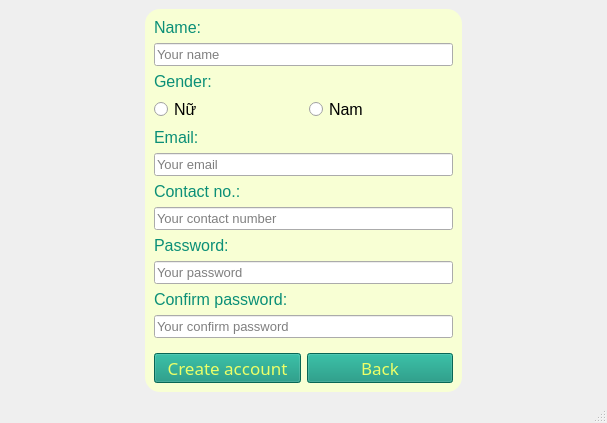
<?xml version="1.0" encoding="UTF-8"?>
<ui version="4.0">
 <class>MainWindow</class>
 <widget class="QMainWindow" name="MainWindow">
  <property name="geometry">
   <rect>
    <x>0</x>
    <y>0</y>
    <width>607</width>
    <height>411</height>
   </rect>
  </property>
  <property name="windowTitle">
   <string>MainWindow</string>
  </property>
  <property name="styleSheet">
   <string notr="true">#centralwidget{
border-image: url(D:/Nam_1/K25411_KTLT/project/images/signup.png);
}</string>
  </property>
  <widget class="QWidget" name="centralwidget">
   <layout class="QVBoxLayout" name="verticalLayout">
    <item>
     <layout class="QGridLayout" name="gridLayout" rowstretch="2,10,1" columnstretch="3,7,3">
      <item row="1" column="0">
       <spacer name="horizontalSpacer_2">
        <property name="orientation">
         <enum>Qt::Horizontal</enum>
        </property>
        <property name="sizeType">
         <enum>QSizePolicy::Expanding</enum>
        </property>
        <property name="sizeHint" stdset="0">
         <size>
          <width>30</width>
          <height>20</height>
         </size>
        </property>
       </spacer>
      </item>
      <item row="1" column="2">
       <spacer name="horizontalSpacer">
        <property name="orientation">
         <enum>Qt::Horizontal</enum>
        </property>
        <property name="sizeType">
         <enum>QSizePolicy::Expanding</enum>
        </property>
        <property name="sizeHint" stdset="0">
         <size>
          <width>20</width>
          <height>20</height>
         </size>
        </property>
       </spacer>
      </item>
      <item row="0" column="1">
       <spacer name="verticalSpacer_3">
        <property name="orientation">
         <enum>Qt::Vertical</enum>
        </property>
        <property name="sizeType">
         <enum>QSizePolicy::Expanding</enum>
        </property>
        <property name="sizeHint" stdset="0">
         <size>
          <width>20</width>
          <height>40</height>
         </size>
        </property>
       </spacer>
      </item>
      <item row="1" column="1">
       <widget class="QFrame" name="frame">
        <property name="sizePolicy">
         <sizepolicy hsizetype="Expanding" vsizetype="Expanding">
          <horstretch>0</horstretch>
          <verstretch>0</verstretch>
         </sizepolicy>
        </property>
        <property name="styleSheet">
         <string notr="true">QFrame {
	background-color: rgb(248, 255, 212);
    border-radius: 15px;
}</string>
        </property>
        <property name="frameShape">
         <enum>QFrame::StyledPanel</enum>
        </property>
        <property name="frameShadow">
         <enum>QFrame::Raised</enum>
        </property>
        <layout class="QVBoxLayout" name="verticalLayout_2">
         <item>
          <layout class="QVBoxLayout" name="verticalLayout_3">
           <item>
            <widget class="QLabel" name="label_14">
             <property name="font">
              <font>
               <pointsize>12</pointsize>
              </font>
             </property>
             <property name="styleSheet">
              <string notr="true">color: rgb(11, 143, 119);</string>
             </property>
             <property name="text">
              <string>Name:</string>
             </property>
            </widget>
           </item>
           <item>
            <widget class="QLineEdit" name="lineEditName">
             <property name="sizePolicy">
              <sizepolicy hsizetype="Expanding" vsizetype="Expanding">
               <horstretch>0</horstretch>
               <verstretch>0</verstretch>
              </sizepolicy>
             </property>
             <property name="font">
              <font>
               <pointsize>10</pointsize>
              </font>
             </property>
             <property name="styleSheet">
              <string notr="true"/>
             </property>
             <property name="placeholderText">
              <string>Your name</string>
             </property>
            </widget>
           </item>
           <item>
            <widget class="QLabel" name="label_19">
             <property name="font">
              <font>
               <pointsize>12</pointsize>
              </font>
             </property>
             <property name="styleSheet">
              <string notr="true">color: rgb(11, 143, 119);</string>
             </property>
             <property name="text">
              <string>Gender:</string>
             </property>
            </widget>
           </item>
           <item>
            <layout class="QHBoxLayout" name="horizontalLayout" stretch="0,0">
             <property name="spacing">
              <number>20</number>
             </property>
             <property name="topMargin">
              <number>0</number>
             </property>
             <property name="rightMargin">
              <number>9</number>
             </property>
             <item>
              <widget class="QRadioButton" name="radioButtonFemale">
               <property name="font">
                <font>
                 <pointsize>12</pointsize>
                </font>
               </property>
               <property name="text">
                <string>Nữ</string>
               </property>
              </widget>
             </item>
             <item>
              <widget class="QRadioButton" name="radioButtonMale">
               <property name="font">
                <font>
                 <pointsize>12</pointsize>
                </font>
               </property>
               <property name="text">
                <string>Nam</string>
               </property>
              </widget>
             </item>
            </layout>
           </item>
           <item>
            <widget class="QLabel" name="label_15">
             <property name="font">
              <font>
               <pointsize>12</pointsize>
              </font>
             </property>
             <property name="styleSheet">
              <string notr="true">color: rgb(11, 143, 119);</string>
             </property>
             <property name="text">
              <string>Email:</string>
             </property>
            </widget>
           </item>
           <item>
            <widget class="QLineEdit" name="lineEditEmail">
             <property name="sizePolicy">
              <sizepolicy hsizetype="Expanding" vsizetype="Expanding">
               <horstretch>0</horstretch>
               <verstretch>0</verstretch>
              </sizepolicy>
             </property>
             <property name="font">
              <font>
               <pointsize>10</pointsize>
              </font>
             </property>
             <property name="placeholderText">
              <string>Your email</string>
             </property>
            </widget>
           </item>
           <item>
            <widget class="QLabel" name="label_16">
             <property name="font">
              <font>
               <pointsize>12</pointsize>
              </font>
             </property>
             <property name="styleSheet">
              <string notr="true">color: rgb(11, 143, 119);</string>
             </property>
             <property name="text">
              <string>Contact no.:</string>
             </property>
            </widget>
           </item>
           <item>
            <widget class="QLineEdit" name="lineEditContactNo">
             <property name="sizePolicy">
              <sizepolicy hsizetype="Expanding" vsizetype="Expanding">
               <horstretch>0</horstretch>
               <verstretch>0</verstretch>
              </sizepolicy>
             </property>
             <property name="font">
              <font>
               <pointsize>10</pointsize>
              </font>
             </property>
             <property name="placeholderText">
              <string>Your contact number</string>
             </property>
            </widget>
           </item>
           <item>
            <widget class="QLabel" name="label_17">
             <property name="font">
              <font>
               <pointsize>12</pointsize>
              </font>
             </property>
             <property name="styleSheet">
              <string notr="true">color: rgb(11, 143, 119);</string>
             </property>
             <property name="text">
              <string>Password:</string>
             </property>
            </widget>
           </item>
           <item>
            <widget class="QLineEdit" name="lineEditPassword">
             <property name="sizePolicy">
              <sizepolicy hsizetype="Expanding" vsizetype="Expanding">
               <horstretch>0</horstretch>
               <verstretch>0</verstretch>
              </sizepolicy>
             </property>
             <property name="font">
              <font>
               <pointsize>10</pointsize>
              </font>
             </property>
             <property name="placeholderText">
              <string>Your password</string>
             </property>
            </widget>
           </item>
           <item>
            <widget class="QLabel" name="label_18">
             <property name="font">
              <font>
               <pointsize>12</pointsize>
              </font>
             </property>
             <property name="styleSheet">
              <string notr="true">color: rgb(11, 143, 119);</string>
             </property>
             <property name="text">
              <string>Confirm password:</string>
             </property>
            </widget>
           </item>
           <item>
            <widget class="QLineEdit" name="lineEditConfirm">
             <property name="sizePolicy">
              <sizepolicy hsizetype="Expanding" vsizetype="Expanding">
               <horstretch>0</horstretch>
               <verstretch>0</verstretch>
              </sizepolicy>
             </property>
             <property name="font">
              <font>
               <pointsize>10</pointsize>
              </font>
             </property>
             <property name="placeholderText">
              <string>Your confirm password</string>
             </property>
            </widget>
           </item>
           <item>
            <widget class="Line" name="line_14">
             <property name="baseSize">
              <size>
               <width>15</width>
               <height>0</height>
              </size>
             </property>
             <property name="font">
              <font>
               <pointsize>12</pointsize>
              </font>
             </property>
             <property name="styleSheet">
              <string notr="true"/>
             </property>
             <property name="frameShadow">
              <enum>QFrame::Raised</enum>
             </property>
             <property name="lineWidth">
              <number>1</number>
             </property>
             <property name="orientation">
              <enum>Qt::Horizontal</enum>
             </property>
            </widget>
           </item>
           <item>
            <layout class="QHBoxLayout" name="horizontalLayout_2" stretch="0,0">
             <property name="topMargin">
              <number>0</number>
             </property>
             <item>
              <widget class="QPushButton" name="pushButtonCreate">
               <property name="sizePolicy">
                <sizepolicy hsizetype="Minimum" vsizetype="Expanding">
                 <horstretch>0</horstretch>
                 <verstretch>0</verstretch>
                </sizepolicy>
               </property>
               <property name="minimumSize">
                <size>
                 <width>0</width>
                 <height>30</height>
                </size>
               </property>
               <property name="font">
                <font>
                 <family>Rockwell</family>
                 <pointsize>13</pointsize>
                </font>
               </property>
               <property name="styleSheet">
                <string notr="true">background-color: rgb(11, 143, 119);
color: rgb(236, 255, 104)
</string>
               </property>
               <property name="text">
                <string>Create account</string>
               </property>
              </widget>
             </item>
             <item>
              <widget class="QPushButton" name="pushButtonBack">
               <property name="sizePolicy">
                <sizepolicy hsizetype="Minimum" vsizetype="Expanding">
                 <horstretch>0</horstretch>
                 <verstretch>0</verstretch>
                </sizepolicy>
               </property>
               <property name="minimumSize">
                <size>
                 <width>0</width>
                 <height>30</height>
                </size>
               </property>
               <property name="font">
                <font>
                 <family>Rockwell</family>
                 <pointsize>13</pointsize>
                </font>
               </property>
               <property name="styleSheet">
                <string notr="true">background-color: rgb(11, 143, 119);
color: rgb(236, 255, 104)
</string>
               </property>
               <property name="text">
                <string>Back</string>
               </property>
              </widget>
             </item>
            </layout>
           </item>
          </layout>
         </item>
        </layout>
       </widget>
      </item>
      <item row="2" column="1">
       <spacer name="verticalSpacer_2">
        <property name="orientation">
         <enum>Qt::Vertical</enum>
        </property>
        <property name="sizeType">
         <enum>QSizePolicy::Expanding</enum>
        </property>
        <property name="sizeHint" stdset="0">
         <size>
          <width>20</width>
          <height>40</height>
         </size>
        </property>
       </spacer>
      </item>
     </layout>
    </item>
   </layout>
  </widget>
  <widget class="QMenuBar" name="menubar">
   <property name="geometry">
    <rect>
     <x>0</x>
     <y>0</y>
     <width>607</width>
     <height>18</height>
    </rect>
   </property>
  </widget>
  <widget class="QStatusBar" name="statusbar"/>
 </widget>
 <resources>
  <include location="../../images/images.qrc"/>
 </resources>
 <connections/>
</ui>
